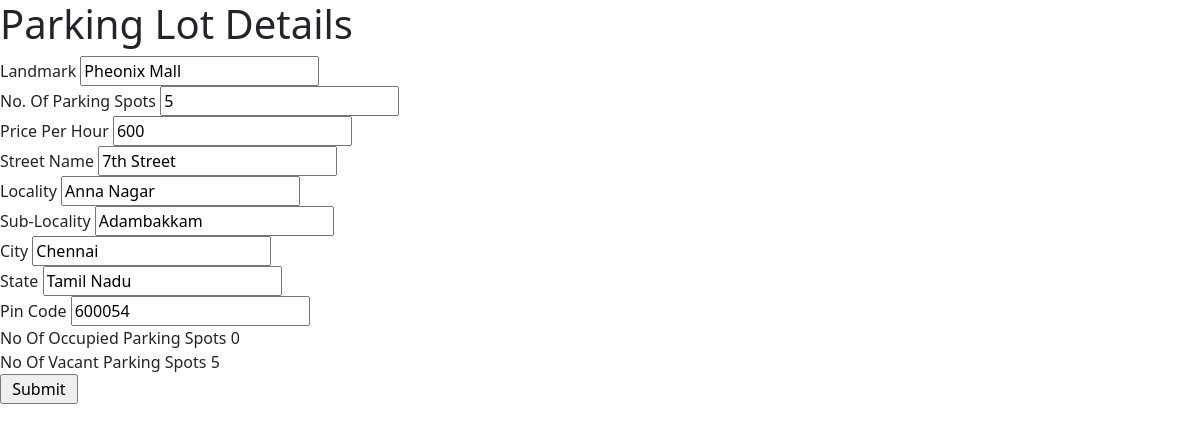
Page /admin/dashboard/action (signed in) on the committed database.
### models/parkingInfo.py (models this page shows)
class ParkingLot(db.Model) :
    __tablename__ = "parkinglot"
    id = db.Column(db.Integer, primary_key = True, autoincrement = True)
    landmark = db.Column(db.String)
    noOfParkingSpots = db.Column(db.Integer)
    pricePerHr = db.Column(db.Integer)
    addressId = db.Column(db.Integer, db.ForeignKey("address.id"))
    address = db.relationship("Address", uselist = False, backref = "parkingLot")
    parkingSpots = db.relationship("ParkingSpot", backref = "parkingLot") #parking lot and parking spot is 1 - M

### models/userInfo.py (models this page shows)
class Address(db.Model) :
    __tablename__ = "address"
    id = db.Column(db.Integer, primary_key = True, autoincrement = True)
    streetName = db.Column(db.String)
    locality = db.Column(db.String)
    subLocality = db.Column(db.String)
    city = db.Column(db.String)
    state = db.Column(db.String)
    pinCode = db.Column(db.String)

### controllers/adminDashboard.py (the view, shortened to what this page needs)
@adminbp.route("/dashboard/action", methods = ["GET", "POST"])
def parkingLotAction() :
    id = session.get("id")
    action = session.get("action")
    if id is not None :
        parkingLot = getParkingLot(id)
    else :
        address = Address(streetName = "", locality = "", subLocality = "", city = "", state = "", pinCode = "")
        parkingLot = ParkingLot(landmark = "", noOfParkingSpots = 0, pricePerHr = 0)
        parkingLot.address = address
    noOfOccupiedParkingSpots = len((db.session.execute(db.select(ParkingSpot).filter_by(status = True, parkingLotId = id)).scalars().all()))
    noOfVacantParkingSpots = len((db.session.execute(db.select(ParkingSpot).filter_by(status = False, parkingLotId = id)).scalars().all()))
    if request.method == "GET" :
        return render_template("admin/parkingLotAction.html", action = action, pl = parkingLot, noops = noOfOccupiedParkingSpots, novps = noOfVacantParkingSpots)

### controllers/adminDashboard.py (called while the page is built)
@adminbp.before_request
def restrict() :
    if session.get("type") != "admin" :
        return redirect(url_for("general.signIn"))

def getParkingLot(id) :
    return db.session.execute(db.select(ParkingLot).filter_by(id = id)).scalars().first()

### templates/admin/parkingLotAction.html (shortened to what this page needs)
<!DOCTYPE html>
<html>
    <head>
        <link rel = "stylesheet" href = "/static/bootstrap/css/bootstrap.min.css"/>
        <link rel = "stylesheet" href = "/static/css/style.css"/>
    </head>
    <body>
        <h1>
        </h1>
        <form method = "POST" action = "/admin/dashboard/action">
            <div>
                <label>
                    Landmark
                </label>
                <input type = "text" name = "la" value = "{{ pl.landmark }}" {% if action == "details" %} readonly {% endif %}/>
            </div>
            <div>
                <label>
                    No. Of Parking Spots
                </label>
                <input type = "text" name = "nps" value = "{{ pl.noOfParkingSpots }}" {% if action == "details" %} readonly {% endif %}/>
            </div>
            <div>
                <label>
                    Price Per Hour
                </label>
                <input type = "text" name = "pph" value = "{{ pl.pricePerHr }}" {% if action == "details" %} readonly {% endif %}/>
            </div>
            <div>
                <label>
                    Street Name
                </label>
                <input type = "text" name = "n" value = "{{ pl.address.streetName }}" {% if action == "details" %} readonly {% endif %}/>
            </div>
            <div>
                <label>
                    Locality
                </label>
                <input type = "text" name = "l" value = "{{ pl.address.locality }}" {% if action == "details" %} readonly {% endif %}/>
            </div>
            <div>
                <label>
                    Sub-Locality
                </label>
                <input type = "text" name = "sl" value = "{{ pl.address.subLocality }}" {% if action == "details" %} readonly {% endif %}/>
            </div>
            <div>
                <label>
                    City
                </label>
                <input type = "text" name = "c" value = "{{ pl.address.city }}" {% if action == "details" %} readonly {% endif %}/>
            </div>
            <div>
                <label>
                    State
                </label>
                <input type = "text" name = "s" value = "{{ pl.address.state }}" {% if action == "details" %} readonly {% endif %}/>
            </div>
            <div>
                <label>
                    Pin Code
                </label>
                <input type = "text" name = "p" value = "{{ pl.address.pinCode }}" {% if action == "details" %} readonly {% endif %}/>
            </div>
            <div>
                <label>
                    No Of Occupied Parking Spots {{ noops }}
                </label>
            </div>
            <div>
                <label>
                    No Of Vacant Parking Spots {{ novps }}
                </label>
            </div>
            <div>
                <input type = "submit" value = "{% if action == 'details' %} Back {% else %} Submit {% endif %}"/>
            </div>
        </form>
    </body>
</html>

### rows in the picture
ParkingLot: la "Pheonix Mall", nps "5", pph "600"
Address: n "7th Street", l "Anna Nagar", sl "Adambakkam", c "Chennai", s "Tamil Nadu", p "600054"

### other values in the picture
{{ noops }} "0"
{{ novps }} "5"
